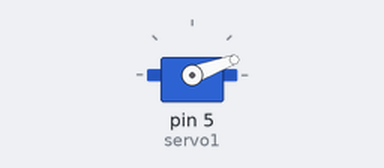
Recording of a sketch running on a simulated Arduino Uno, built with avr-gcc and run on an emulated ATmega328P. On the bench: servo.

Above: at 2.05 s.
At 10.55 s:
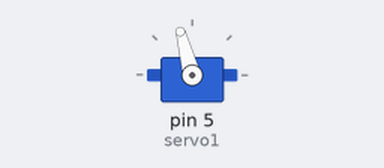
At 19.06 s:
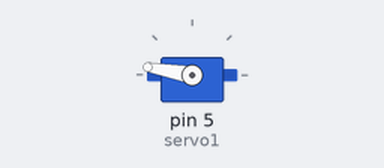
At 36.1 s:
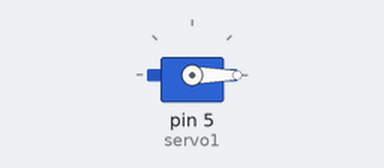
Timing chart, 0 to 37.6 s (numbered marks = the images above):
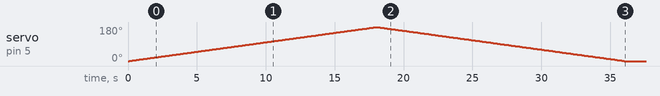

Measured:
- by itself, servo on pin 5 (servo1): rises from 0° to 180° in 17.9 s, then falls to 0° in 18.0 s

The sketch:

for.ino
```cpp
#include <Servo.h>
Servo servo1;
int i;
void setup() {
  servo1.attach(5);
}

void loop() {
 for (i = 0; i < 180;i++){
  servo1.write(i);
  delay(100);
 }
 for (i = 180; i <= 180;i--){
  servo1.write(i);
  delay(100);
 }

}
```
